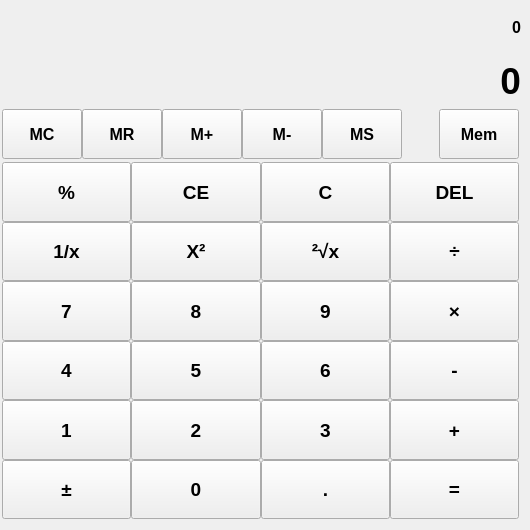
    <widget class="QWidget" name="standardPage">
     <widget class="QWidget" name="layoutWidget">
      <property name="geometry">
       <rect>
        <x>0</x>
        <y>0</y>
        <width>521</width>
        <height>161</height>
       </rect>
      </property>
      <layout class="QVBoxLayout" name="TextLabelLayout">
       <property name="spacing">
        <number>0</number>
       </property>
       <item>
        <widget class="QLabel" name="textLabelunder">
         <property name="sizePolicy">
          <sizepolicy hsizetype="Preferred" vsizetype="Minimum">
           <horstretch>0</horstretch>
           <verstretch>0</verstretch>
          </sizepolicy>
         </property>
         <property name="font">
          <font>
           <family>Microsoft YaHei UI</family>
           <pointsize>12</pointsize>
           <weight>75</weight>
           <bold>true</bold>
           <underline>false</underline>
           <kerning>true</kerning>
          </font>
         </property>
         <property name="cursor">
          <cursorShape>IBeamCursor</cursorShape>
         </property>
         <property name="mouseTracking">
          <bool>true</bool>
         </property>
         <property name="tabletTracking">
          <bool>false</bool>
         </property>
         <property name="text">
          <string>0</string>
         </property>
         <property name="textFormat">
          <enum>Qt::AutoText</enum>
         </property>
         <property name="alignment">
          <set>Qt::AlignRight|Qt::AlignTrailing|Qt::AlignVCenter</set>
         </property>
         <property name="margin">
          <number>10</number>
         </property>
         <property name="openExternalLinks">
          <bool>false</bool>
         </property>
        </widget>
       </item>
       <item>
        <widget class="QLabel" name="textLabelmain">
         <property name="enabled">
          <bool>true</bool>
         </property>
         <property name="font">
          <font>
           <family>Microsoft YaHei UI</family>
           <pointsize>28</pointsize>
           <weight>75</weight>
           <bold>true</bold>
           <underline>false</underline>
           <kerning>true</kerning>
          </font>
         </property>
         <property name="cursor">
          <cursorShape>IBeamCursor</cursorShape>
         </property>
         <property name="mouseTracking">
          <bool>false</bool>
         </property>
         <property name="tabletTracking">
          <bool>false</bool>
         </property>
         <property name="frameShadow">
          <enum>QFrame::Plain</enum>
         </property>
         <property name="text">
          <string>0</string>
         </property>
         <property name="textFormat">
          <enum>Qt::AutoText</enum>
         </property>
         <property name="alignment">
          <set>Qt::AlignRight|Qt::AlignTrailing|Qt::AlignVCenter</set>
         </property>
         <property name="margin">
          <number>10</number>
         </property>
         <property name="openExternalLinks">
          <bool>false</bool>
         </property>
        </widget>
       </item>
       <item>
        <layout class="QHBoxLayout" name="MemoryLayout">
         <property name="spacing">
          <number>0</number>
         </property>
         <property name="leftMargin">
          <number>2</number>
         </property>
         <property name="topMargin">
          <number>2</number>
         </property>
         <property name="rightMargin">
          <number>2</number>
         </property>
         <property name="bottomMargin">
          <number>2</number>
         </property>
         <item>
          <widget class="QPushButton" name="btnMenClear">
           <property name="sizePolicy">
            <sizepolicy hsizetype="Minimum" vsizetype="Minimum">
             <horstretch>0</horstretch>
             <verstretch>0</verstretch>
            </sizepolicy>
           </property>
           <property name="font">
            <font>
             <family>Microsoft YaHei UI</family>
             <pointsize>12</pointsize>
             <weight>75</weight>
             <bold>true</bold>
            </font>
           </property>
           <property name="text">
            <string>MC</string>
           </property>
          </widget>
         </item>
         <item>
          <widget class="QPushButton" name="btnMemRead">
           <property name="sizePolicy">
            <sizepolicy hsizetype="Minimum" vsizetype="Minimum">
             <horstretch>0</horstretch>
             <verstretch>0</verstretch>
            </sizepolicy>
           </property>
           <property name="font">
            <font>
             <family>Microsoft YaHei UI</family>
             <pointsize>12</pointsize>
             <weight>75</weight>
             <bold>true</bold>
            </font>
           </property>
           <property name="text">
            <string>MR</string>
           </property>
          </widget>
         </item>
         <item>
          <widget class="QPushButton" name="btnMenAdd">
           <property name="sizePolicy">
            <sizepolicy hsizetype="Minimum" vsizetype="Minimum">
             <horstretch>0</horstretch>
             <verstretch>0</verstretch>
            </sizepolicy>
           </property>
           <property name="font">
            <font>
             <family>Microsoft YaHei UI</family>
             <pointsize>12</pointsize>
             <weight>75</weight>
             <bold>true</bold>
            </font>
           </property>
           <property name="text">
            <string>M+</string>
           </property>
          </widget>
         </item>
         <item>
          <widget class="QPushButton" name="btnMenMinus">
           <property name="sizePolicy">
            <sizepolicy hsizetype="Minimum" vsizetype="Minimum">
             <horstretch>0</horstretch>
             <verstretch>0</verstretch>
            </sizepolicy>
           </property>
           <property name="font">
            <font>
             <family>Microsoft YaHei UI</family>
             <pointsize>12</pointsize>
             <weight>75</weight>
             <bold>true</bold>
            </font>
           </property>
           <property name="text">
            <string>M-</string>
           </property>
          </widget>
         </item>
         <item>
          <widget class="QPushButton" name="btnMenSave">
           <property name="sizePolicy">
            <sizepolicy hsizetype="Minimum" vsizetype="Minimum">
             <horstretch>0</horstretch>
             <verstretch>0</verstretch>
            </sizepolicy>
           </property>
           <property name="font">
            <font>
             <family>Microsoft YaHei UI</family>
             <pointsize>12</pointsize>
             <weight>75</weight>
             <bold>true</bold>
            </font>
           </property>
           <property name="text">
            <string>MS</string>
           </property>
          </widget>
         </item>
         <item>
          <spacer name="horizontalSpacer_5">
           <property name="orientation">
            <enum>Qt::Horizontal</enum>
           </property>
           <property name="sizeHint" stdset="0">
            <size>
             <width>40</width>
             <height>20</height>
            </size>
           </property>
          </spacer>
         </item>
         <item>
          <widget class="QPushButton" name="btnMemory">
           <property name="sizePolicy">
            <sizepolicy hsizetype="Minimum" vsizetype="Minimum">
             <horstretch>0</horstretch>
             <verstretch>0</verstretch>
            </sizepolicy>
           </property>
           <property name="font">
            <font>
             <family>Microsoft YaHei UI</family>
             <pointsize>12</pointsize>
             <weight>75</weight>
             <bold>true</bold>
            </font>
           </property>
           <property name="text">
            <string>Mem</string>
           </property>
          </widget>
         </item>
        </layout>
       </item>
      </layout>
     </widget>
     <widget class="QWidget" name="layoutWidget_3">
      <property name="geometry">
       <rect>
        <x>0</x>
        <y>160</y>
        <width>521</width>
        <height>361</height>
       </rect>
      </property>
      <property name="sizePolicy">
       <sizepolicy hsizetype="Minimum" vsizetype="Minimum">
        <horstretch>0</horstretch>
        <verstretch>0</verstretch>
       </sizepolicy>
      </property>
      <layout class="QGridLayout" name="KeyBoardLayout">
       <property name="leftMargin">
        <number>2</number>
       </property>
       <property name="topMargin">
        <number>2</number>
       </property>
       <property name="rightMargin">
        <number>2</number>
       </property>
       <property name="bottomMargin">
        <number>2</number>
       </property>
       <property name="spacing">
        <number>0</number>
       </property>
       <item row="2" column="0">
        <widget class="QPushButton" name="btn7">
         <property name="sizePolicy">
          <sizepolicy hsizetype="Minimum" vsizetype="Minimum">
           <horstretch>0</horstretch>
           <verstretch>0</verstretch>
          </sizepolicy>
         </property>
         <property name="font">
          <font>
           <family>Microsoft YaHei UI</family>
           <pointsize>14</pointsize>
           <weight>75</weight>
           <bold>true</bold>
          </font>
         </property>
         <property name="text">
          <string>7</string>
         </property>
        </widget>
       </item>
       <item row="2" column="3">
        <widget class="QPushButton" name="btnMultiple">
         <property name="sizePolicy">
          <sizepolicy hsizetype="Minimum" vsizetype="Minimum">
           <horstretch>0</horstretch>
           <verstretch>0</verstretch>
          </sizepolicy>
         </property>
         <property name="font">
          <font>
           <family>Microsoft YaHei UI</family>
           <pointsize>14</pointsize>
           <weight>75</weight>
           <bold>true</bold>
          </font>
         </property>
         <property name="text">
          <string>×</string>
         </property>
        </widget>
       </item>
       <item row="5" column="2">
        <widget class="QPushButton" name="btnDot">
         <property name="sizePolicy">
          <sizepolicy hsizetype="Minimum" vsizetype="Minimum">
           <horstretch>0</horstretch>
           <verstretch>0</verstretch>
          </sizepolicy>
         </property>
         <property name="font">
          <font>
           <family>Microsoft YaHei UI</family>
           <pointsize>14</pointsize>
           <weight>75</weight>
           <bold>true</bold>
          </font>
         </property>
         <property name="text">
          <string>.</string>
         </property>
        </widget>
       </item>
       <item row="4" column="1">
        <widget class="QPushButton" name="btn2">
         <property name="sizePolicy">
          <sizepolicy hsizetype="Minimum" vsizetype="Minimum">
           <horstretch>0</horstretch>
           <verstretch>0</verstretch>
          </sizepolicy>
         </property>
         <property name="font">
          <font>
           <family>Microsoft YaHei UI</family>
           <pointsize>14</pointsize>
           <weight>75</weight>
           <bold>true</bold>
          </font>
         </property>
         <property name="text">
          <string>2</string>
         </property>
        </widget>
       </item>
       <item row="3" column="1">
        <widget class="QPushButton" name="btn5">
         <property name="sizePolicy">
          <sizepolicy hsizetype="Minimum" vsizetype="Minimum">
           <horstretch>0</horstretch>
           <verstretch>0</verstretch>
          </sizepolicy>
         </property>
         <property name="font">
          <font>
           <family>Microsoft YaHei UI</family>
           <pointsize>14</pointsize>
           <weight>75</weight>
           <bold>true</bold>
          </font>
         </property>
         <property name="text">
          <string>5</string>
         </property>
        </widget>
       </item>
       <item row="1" column="0">
        <widget class="QPushButton" name="btnInverse">
         <property name="sizePolicy">
          <sizepolicy hsizetype="Minimum" vsizetype="Minimum">
           <horstretch>0</horstretch>
           <verstretch>0</verstretch>
          </sizepolicy>
         </property>
         <property name="font">
          <font>
           <family>Microsoft YaHei UI</family>
           <pointsize>14</pointsize>
           <weight>75</weight>
           <bold>true</bold>
          </font>
         </property>
         <property name="text">
          <string>1/x</string>
         </property>
        </widget>
       </item>
       <item row="4" column="3">
        <widget class="QPushButton" name="btnAdd">
         <property name="sizePolicy">
          <sizepolicy hsizetype="Minimum" vsizetype="Minimum">
           <horstretch>0</horstretch>
           <verstretch>0</verstretch>
          </sizepolicy>
         </property>
         <property name="font">
          <font>
           <family>Microsoft YaHei UI</family>
           <pointsize>14</pointsize>
           <weight>75</weight>
           <bold>true</bold>
          </font>
         </property>
         <property name="text">
          <string>+</string>
         </property>
        </widget>
       </item>
       <item row="4" column="0">
        <widget class="QPushButton" name="btn1">
         <property name="sizePolicy">
          <sizepolicy hsizetype="Minimum" vsizetype="Minimum">
           <horstretch>0</horstretch>
           <verstretch>0</verstretch>
          </sizepolicy>
         </property>
         <property name="font">
          <font>
           <family>Microsoft YaHei UI</family>
           <pointsize>14</pointsize>
           <weight>75</weight>
           <bold>true</bold>
          </font>
         </property>
         <property name="text">
          <string>1</string>
         </property>
        </widget>
       </item>
       <item row="5" column="3">
        <widget class="QPushButton" name="btnEqual">
         <property name="sizePolicy">
          <sizepolicy hsizetype="Minimum" vsizetype="Minimum">
           <horstretch>0</horstretch>
           <verstretch>0</verstretch>
          </sizepolicy>
         </property>
         <property name="font">
          <font>
           <family>Microsoft YaHei UI</family>
           <pointsize>14</pointsize>
           <weight>75</weight>
           <bold>true</bold>
          </font>
         </property>
         <property name="text">
          <string>=</string>
         </property>
        </widget>
       </item>
       <item row="5" column="1">
        <widget class="QPushButton" name="btn0">
         <property name="sizePolicy">
          <sizepolicy hsizetype="Minimum" vsizetype="Minimum">
           <horstretch>0</horstretch>
           <verstretch>0</verstretch>
          </sizepolicy>
         </property>
         <property name="font">
          <font>
           <family>Microsoft YaHei UI</family>
           <pointsize>14</pointsize>
           <weight>75</weight>
           <bold>true</bold>
          </font>
         </property>
         <property name="text">
          <string>0</string>
         </property>
        </widget>
       </item>
       <item row="1" column="1">
        <widget class="QPushButton" name="btnPow2">
         <property name="sizePolicy">
          <sizepolicy hsizetype="Minimum" vsizetype="Minimum">
           <horstretch>0</horstretch>
           <verstretch>0</verstretch>
          </sizepolicy>
         </property>
         <property name="font">
          <font>
           <family>Microsoft YaHei UI</family>
           <pointsize>14</pointsize>
           <weight>75</weight>
           <bold>true</bold>
          </font>
         </property>
         <property name="text">
          <string>X²</string>
         </property>
        </widget>
       </item>
       <item row="0" column="1">
        <widget class="QPushButton" name="btnCE">
         <property name="sizePolicy">
          <sizepolicy hsizetype="Minimum" vsizetype="Minimum">
           <horstretch>0</horstretch>
           <verstretch>0</verstretch>
          </sizepolicy>
         </property>
         <property name="font">
          <font>
           <family>Microsoft YaHei UI</family>
           <pointsize>14</pointsize>
           <weight>75</weight>
           <bold>true</bold>
          </font>
         </property>
         <property name="text">
          <string>CE</string>
         </property>
        </widget>
       </item>
       <item row="3" column="2">
        <widget class="QPushButton" name="btn6">
         <property name="sizePolicy">
          <sizepolicy hsizetype="Minimum" vsizetype="Minimum">
           <horstretch>0</horstretch>
           <verstretch>0</verstretch>
          </sizepolicy>
         </property>
         <property name="font">
          <font>
           <family>Microsoft YaHei UI</family>
           <pointsize>14</pointsize>
           <weight>75</weight>
           <bold>true</bold>
          </font>
         </property>
         <property name="text">
          <string>6</string>
         </property>
        </widget>
       </item>
       <item row="0" column="2">
        <widget class="QPushButton" name="btnC">
         <property name="sizePolicy">
          <sizepolicy hsizetype="Minimum" vsizetype="Minimum">
           <horstretch>0</horstretch>
           <verstretch>0</verstretch>
          </sizepolicy>
         </property>
         <property name="font">
          <font>
           <family>Microsoft YaHei UI</family>
           <pointsize>14</pointsize>
           <weight>75</weight>
           <bold>true</bold>
          </font>
         </property>
         <property name="text">
          <string>C</string>
         </property>
        </widget>
       </item>
       <item row="0" column="3">
        <widget class="QPushButton" name="btnDEL">
         <property name="sizePolicy">
          <sizepolicy hsizetype="Minimum" vsizetype="Minimum">
           <horstretch>0</horstretch>
           <verstretch>0</verstretch>
          </sizepolicy>
         </property>
         <property name="font">
          <font>
           <family>Microsoft YaHei UI</family>
           <pointsize>14</pointsize>
           <weight>75</weight>
           <bold>true</bold>
          </font>
         </property>
         <property name="text">
          <string>DEL</string>
         </property>
        </widget>
       </item>
       <item row="2" column="1">
        <widget class="QPushButton" name="btn8">
         <property name="sizePolicy">
          <sizepolicy hsizetype="Minimum" vsizetype="Minimum">
           <horstretch>0</horstretch>
           <verstretch>0</verstretch>
          </sizepolicy>
         </property>
         <property name="font">
          <font>
           <family>Microsoft YaHei UI</family>
           <pointsize>14</pointsize>
           <weight>75</weight>
           <bold>true</bold>
          </font>
         </property>
         <property name="text">
          <string>8</string>
         </property>
        </widget>
       </item>
       <item row="5" column="0">
        <widget class="QPushButton" name="btnNeg">
         <property name="sizePolicy">
          <sizepolicy hsizetype="Minimum" vsizetype="Minimum">
           <horstretch>0</horstretch>
           <verstretch>0</verstretch>
          </sizepolicy>
         </property>
         <property name="font">
          <font>
           <family>Microsoft YaHei UI</family>
           <pointsize>14</pointsize>
           <weight>75</weight>
           <bold>true</bold>
          </font>
         </property>
         <property name="text">
          <string>±</string>
         </property>
        </widget>
       </item>
       <item row="0" column="0">
        <widget class="QPushButton" name="btnRate">
         <property name="sizePolicy">
          <sizepolicy hsizetype="Minimum" vsizetype="Minimum">
           <horstretch>0</horstretch>
           <verstretch>0</verstretch>
          </sizepolicy>
         </property>
         <property name="font">
          <font>
           <family>Microsoft YaHei UI</family>
           <pointsize>14</pointsize>
           <weight>75</weight>
           <bold>true</bold>
          </font>
         </property>
         <property name="text">
          <string>%</string>
         </property>
        </widget>
       </item>
       <item row="1" column="3">
        <widget class="QPushButton" name="btnDivide">
         <property name="sizePolicy">
          <sizepolicy hsizetype="Minimum" vsizetype="Minimum">
           <horstretch>0</horstretch>
           <verstretch>0</verstretch>
          </sizepolicy>
         </property>
         <property name="font">
          <font>
           <family>Microsoft YaHei UI</family>
           <pointsize>14</pointsize>
           <weight>75</weight>
           <bold>true</bold>
          </font>
         </property>
         <property name="text">
          <string>÷</string>
         </property>
        </widget>
       </item>
       <item row="1" column="2">
        <widget class="QPushButton" name="btnSqrt">
         <property name="sizePolicy">
          <sizepolicy hsizetype="Minimum" vsizetype="Minimum">
           <horstretch>0</horstretch>
           <verstretch>0</verstretch>
          </sizepolicy>
         </property>
         <property name="font">
          <font>
           <family>Microsoft YaHei UI</family>
           <pointsize>14</pointsize>
           <weight>75</weight>
           <bold>true</bold>
          </font>
         </property>
         <property name="text">
          <string>²√x</string>
         </property>
        </widget>
       </item>
       <item row="2" column="2">
        <widget class="QPushButton" name="btn9">
         <property name="sizePolicy">
          <sizepolicy hsizetype="Minimum" vsizetype="Minimum">
           <horstretch>0</horstretch>
           <verstretch>0</verstretch>
          </sizepolicy>
         </property>
         <property name="font">
          <font>
           <family>Microsoft YaHei UI</family>
           <pointsize>14</pointsize>
           <weight>75</weight>
           <bold>true</bold>
          </font>
         </property>
         <property name="text">
          <string>9</string>
         </property>
        </widget>
       </item>
       <item row="4" column="2">
        <widget class="QPushButton" name="btn3">
         <property name="sizePolicy">
          <sizepolicy hsizetype="Minimum" vsizetype="Minimum">
           <horstretch>0</horstretch>
           <verstretch>0</verstretch>
          </sizepolicy>
         </property>
         <property name="font">
          <font>
           <family>Microsoft YaHei UI</family>
           <pointsize>14</pointsize>
           <weight>75</weight>
           <bold>true</bold>
          </font>
         </property>
         <property name="text">
          <string>3</string>
         </property>
        </widget>
       </item>
       <item row="3" column="3">
        <widget class="QPushButton" name="btnMinus">
         <property name="sizePolicy">
          <sizepolicy hsizetype="Minimum" vsizetype="Minimum">
           <horstretch>0</horstretch>
           <verstretch>0</verstretch>
          </sizepolicy>
         </property>
         <property name="font">
          <font>
           <family>Microsoft YaHei UI</family>
           <pointsize>14</pointsize>
           <weight>75</weight>
           <bold>true</bold>
          </font>
         </property>
         <property name="text">
          <string>-</string>
         </property>
        </widget>
       </item>
       <item row="3" column="0">
        <widget class="QPushButton" name="btn4">
         <property name="sizePolicy">
          <sizepolicy hsizetype="Minimum" vsizetype="Minimum">
           <horstretch>0</horstretch>
           <verstretch>0</verstretch>
          </sizepolicy>
         </property>
         <property name="font">
          <font>
           <family>Microsoft YaHei UI</family>
           <pointsize>14</pointsize>
           <weight>75</weight>
           <bold>true</bold>
          </font>
         </property>
         <property name="text">
          <string>4</string>
         </property>
        </widget>
       </item>
      </layout>
     </widget>
    </widget>
